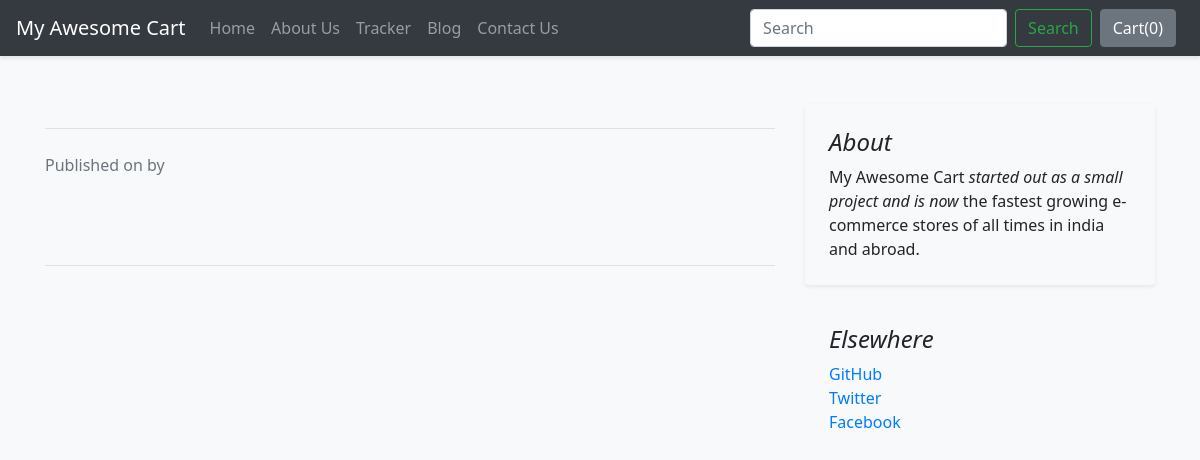
The app's page /blog/blogpost/2, older data.
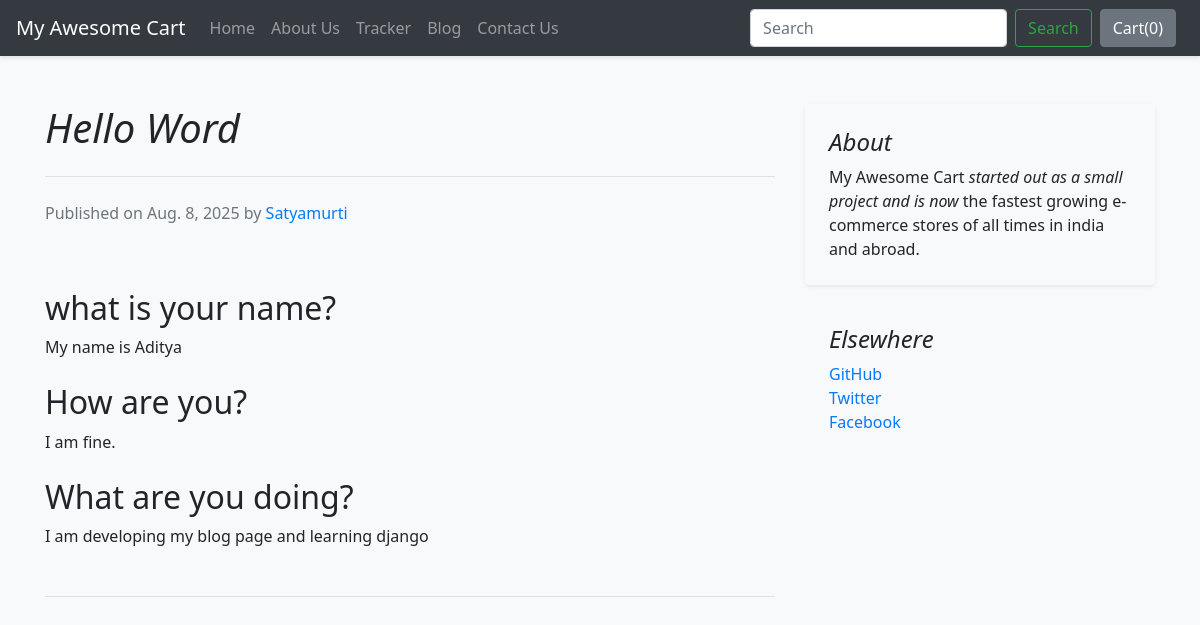
The same page, newer data.
### blog/models.py (models this page shows, shortened)
class Blogpost(models.Model):
    post_id = models.AutoField(primary_key= True)
    tilte = models.CharField(max_length=50)
    head0 = models.CharField(max_length=500, default="")
    chead0 = models.CharField(max_length=5000, default="")
    head1 = models.CharField(max_length=500, default="")
    chead1 = models.CharField(max_length=5000, default="")
    head2 = models.CharField(max_length=500, default="")
    chead2 = models.CharField(max_length=5000, default="")
    pub_date = models.DateField()
    writer = models.CharField(max_length=50, default="")
    thumbnail = models.ImageField(upload_to='shop/images', default="")

### blog/views.py (the view)
# urls.py: path('blogpost/<int:id>', views.blogpost,name="blogPost"),
def blogpost(request,id):
    post = Blogpost.objects.filter(post_id=id).first()
    return render(request,"blog/blogpost.html", {'post': post})

### blog/templates/blog/blogpost.html (shortened to what this page needs)
{% extends 'blog/basic.html' %}
{% block body %}
<div class="container mt-5">
    <div class="row">
        <div class="col-md-8 blog-main">
            <h1 class="pb-4 mb-4 font-italic border-bottom">
                {{post.tilte}}
            </h1>
            <div class="blog-post">
                <p class="blog-post-meta text-muted">Published on {{post.pub_date}} by <a href="#">{{post.writer}}</a></p>
                <div class="fb-like" data-href="http://127.0.0.1:8000/blog/blogpost/{{post.post_id}}" data-layout="standard" data-action="like" data-size="large" data-show-faces="false" data-share="true"></div><br>
                <h2 class="mt-4">{{post.head0}}</h2>
                <p>{{post.chead0}}</p>
                <h2 class="mt-4">{{post.head1}}</h2>
                <p>{{post.chead1}}</p>
                <h2 class="mt-4">{{post.head2}}</h2>
                <p>{{post.chead2}}</p>
            </div><hr class="my-5">
        </div><aside class="col-md-4 blog-sidebar">
            <div class="p-4 mb-3 bg-light rounded shadow-sm">
                <h4 class="font-italic">About</h4>
                <p class="mb-0">My Awesome Cart <em>started out as a small project and is now</em> the fastest growing e-commerce stores of all times in india and abroad.</p>
            </div>
            <div class="p-4">
                <h4 class="font-italic">Elsewhere</h4>
                <ol class="list-unstyled mb-0">
                    <li><a href="#" class="text-decoration-none">GitHub</a></li>
                    <li><a href="#" class="text-decoration-none">Twitter</a></li>
                    <li><a href="#" class="text-decoration-none">Facebook</a></li>
                </ol>
            </div>
        </aside></div>
</div>
{% endblock %}

Row changes from the older to the newer data that the page shows:
added Blogpost: tilte "Hello Word", pub_date "Aug. 8, 2025", writer "Satyamurti", head0 "what is your name?", chead0 "My name is Aditya", head1 "How are you?", chead1 "I am fine.", head2 "What are you doing?", chead2 "I am developing my blog page and learning django"
